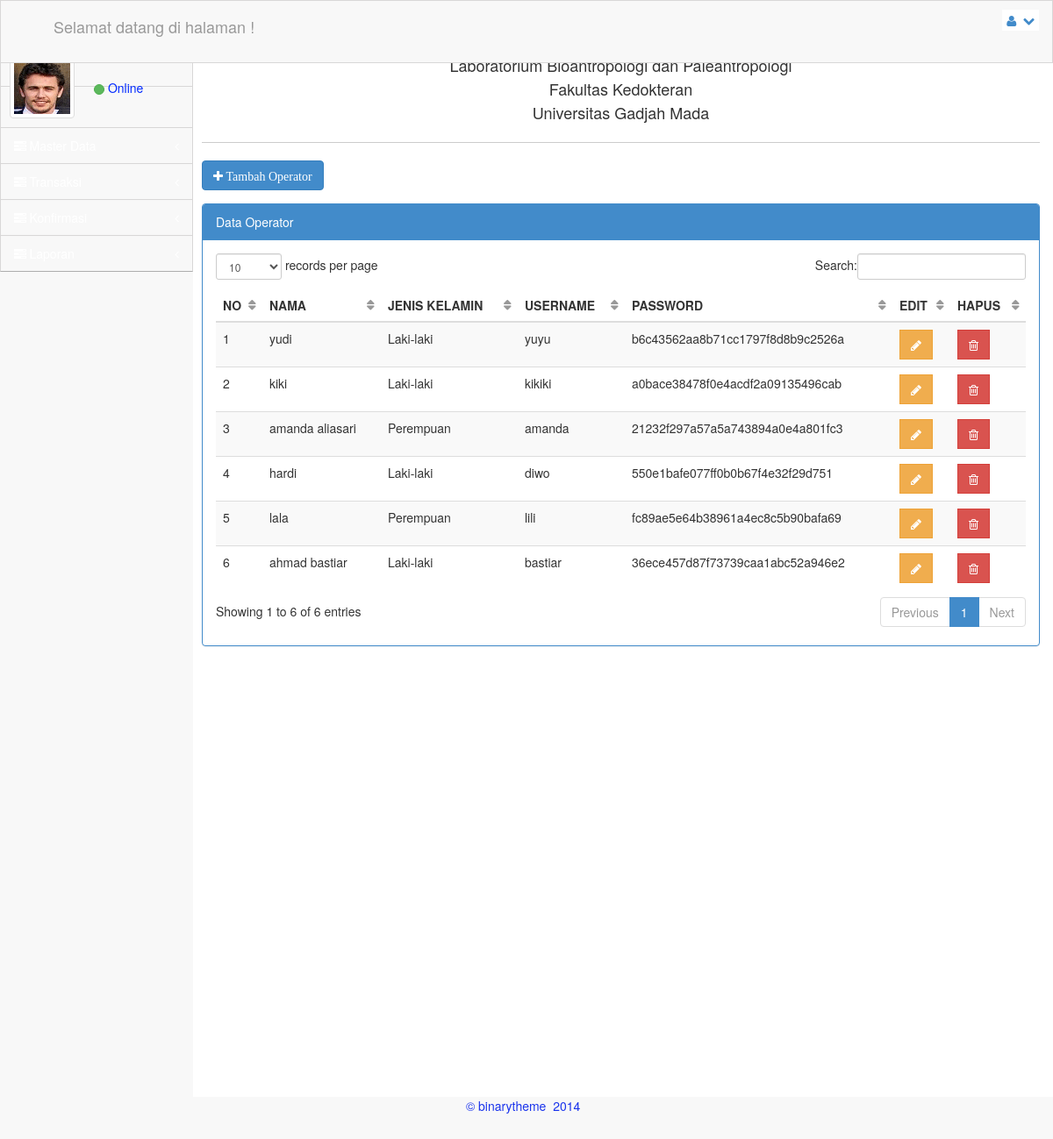
Screenshot of /menejemen/admin/operator.php with the database file from the repository.
### tables this page shows
CREATE TABLE IF NOT EXISTS `ref_menu` (
`menu_id` tinyint(4) NOT NULL,
  `menu_name` varchar(30) NOT NULL,
  `menu_url` varchar(50) NOT NULL,
  `menu_parent` tinyint(4) NOT NULL
);

CREATE TABLE IF NOT EXISTS `ref_operator` (
`operator_id` tinyint(8) NOT NULL,
  `operator_name` varchar(25) DEFAULT NULL,
  `operator_gender` enum('Laki-laki','Perempuan') NOT NULL,
  `operator_username` varchar(8) DEFAULT NULL,
  `operator_password` char(32) DEFAULT NULL,
  `operator_login` enum('N','Y') DEFAULT NULL,
  `operator_hint_question` varchar(40) DEFAULT NULL,
  `operator_answer_question` varchar(30) DEFAULT NULL,
  `level_id_fk` tinyint(4) DEFAULT NULL
);

### menejemen/admin/operator.php (the view, shortened to what this page needs)
<!DOCTYPE html>
 <html lang="en">
<head>
    <link rel="stylesheet" href="assets/plugins/bootstrap/css/bootstrap.css" />
    <link rel="stylesheet" href="assets/css/main.css" />
    <link rel="stylesheet" href="assets/css/theme.css" />
    <link rel="stylesheet" href="assets/css/MoneAdmin.css" />
    <link rel="stylesheet" href="assets/plugins/Font-Awesome/css/font-awesome.css" />
    <link href="assets/plugins/dataTables/dataTables.bootstrap.css" rel="stylesheet" />
</head>
<body class="padTop53 " >
    <div id="wrap">
        <div id="top">
                <?php
                    include "../inc/inc-top-menu.php";
                ?>
        </div>
       <div id="left">
            <div class="media user-media well-small">
                <a class="user-link" href="#">
                    <img class="media-object img-thumbnail user-img" alt="User Picture" src="assets/img/user.gif" />
                </a>
                <br />
                <div class="media-body">
                <h5 class="media-heading"><?php echo $_SESSION['userName'];?></h5>
                    <ul class="list-unstyled user-info">
                        <li>
                             <a class="btn btn-success btn-xs btn-circle" style="width: 10px;height: 12px;"></a> Online
                        </li>
                    </ul>
                </div>
                <br />
            </div>
                    <ul id="menu" class="collapse">
                        <?php
                            include '../inc/inc-menu.php';
                        ?>
                    </ul>
        </div>
<div id="content">
    <div class="inner">
        <div class="row">
            <div class="col-lg-12">
                <center>
                    <h4 style="line-height:1.5em">
                        <?php
                            echo "Laboratorium Bioantropologi dan Paleantropologi </br>
                                Fakultas Kedokteran </br>
                                Universitas Gadjah Mada";
                            ?>
                    </h4>
                </center>
            </div>
        </div>
    <hr />
            <div class="row">
                <div class="col-sm-6">
                    <div class="form-group">
               			<a href="operator-add.php" class="btn btn-primary" align="right"><i class="icon-plus"> Tambah Operator</i></a></br>
               		</div>
                </div>
            </div>
            <div class="row">
                <div class="col-lg-12">
                    <div class="panel panel-primary">
                        <div class="panel-heading">
                            Data Operator
                        </div>
                            <div class="panel-body">
                            <form action="<?php $_SERVER['PHP_SELF']?>" method="post">
                            <div class="table-responsive">
                                <table class="table table-striped table-hover" id="dataTables-example" width="100%">
        <?php
        $per_hal = 10;
        $page = $_GET['page'];
            if(empty($page)){
                $page = 1;
            } else {
            }
        $start = ($page-1)*$per_hal;
        $var_check = "SELECT * from ref_operator join ref_level on ref_operator.level_id_fk=ref_level.level_id";
        $var_runcheck   = mysql_query($var_check);
        $var_jml_baris  = mysql_num_rows($var_runcheck);
        ?>
            <thead>
                <tr>
                    <th>NO</th>
                    <th>NAMA</th>
                    <th>JENIS KELAMIN</th>
                    <th>USERNAME</th>
                    <th>PASSWORD</th>
                    <th>EDIT</th>
                    <th>HAPUS</th>
                </tr>
            </thead>
        <?php
        if($var_jml_baris==0){?>
            <tr>
                <td align="center" colspan="8">Belum ada data</td>
            </tr>
        <?php
    }
        else{
        ?>
        <tbody>
        <?php
            $var_nomer=$start+1;
            while($var_data=mysql_fetch_array($var_runcheck)){
                $var_id         = $var_data['operator_id'];
                $var_nama       = $var_data['operator_name'];
                $var_jk         = $var_data['operator_gender'];
                $var_username   = $var_data['operator_username'];
                $var_password   = $var_data['operator_password'];
                ?>
                    <tr>
                        <td><?php echo $var_nomer++?></td>
                        <td><?php echo $var_nama?></td>
                        <td><?php echo $var_jk?></td>
                        <td><?php echo $var_username?></td>
                        <td><?php echo $var_password?></td>
                        <td>
                            <a href="operator-edit.php?id=<?php  echo $var_id?>" class="btn btn-warning btn-rect"><i class="icon-pencil icon-white"></i>
                            </a>
                        </td>
                        <td>
                            <a href="operator-delete.php?id=<?php  echo $var_id?>" class="btn btn-danger btn-rect"><i class="icon-trash icon-white"></i>
                            </a>
                        </td>
                    </tr>
            <?php
                }
            ?>
        </tbody>
<?php
    }
?>
                                    </table>
                                </div>
                            </form>
                        </div>
                    </div>
                </div>
            </div>
        </div>
    </div>
    <div id="footer">
        <p>&copy;  binarytheme &nbsp;2014 &nbsp;</p>
    </div>
</body>
</html>

### menejemen/inc/inc-menu.php (shortened to what this page needs)
<?php
$sqlmenu1="select menu_id, menu_name, menu_parent from ref_menu where menu_parent = 0";
$resultmenu1=mysql_query($sqlmenu1);
while($datamenu1=mysql_fetch_array($resultmenu1)){
    $varMenuId=$datamenu1['menu_id'];
    $varMenuParent=$datamenu1['menu_parent'];?>
    <li class="panel" >
    <a href="#" data-toggle="collapse" data-target=".collapse-<?php echo $varMenuId; ?>" style="color: white;">
        <i class="icon-tasks"> </i>
        <span class="pull-right">
            <i class="icon-angle-left"></i>
        </span>
    </a>
    </li>
<?php
}
?>

### menejemen/admin/assets/css/main.css (style rules this page uses)
#wrap { margin: 0 auto; }
#footer { height: 48px; background-color: #222222; }
@media (min-width: 768px) { html, body { height: 100%; } }
@media (min-width: 768px) { #wrap { height: auto !important; height: 100%; min-height: 100%; padding: 0 0 48px; margin-bottom: -48px; } }
body.padTop53 { padding-top: 75px; overflow: visible; }
@media (min-width: 802px) { body.padTop53 { padding-top: 51px; } }
#wrap:before, #top:before, .head:before, #footer:before, #wrap:after, #top:after, .head:after, #footer:after { display: table; content: " "; }
#wrap:after, #top:after, .head:after, #footer:after { clear: both; }
#wrap { background-color: #f8f8f8; }
@media (min-width: 768px) { #left { position: relative; float: left; width: 100px; } }
@media (min-width: 768px) { #content { margin-left: 100px; } }
@media (min-width: 768px) { #left { margin-bottom: -10px; } }
@media (min-width: 992px) { #left { width: 220px; } }
@media (min-width: 992px) { #content { margin-left: 220px; } }
.user-media { display: none; color:#0029FF; border-right:1px solid rgb(216, 215, 215); border-left:1px solid rgb(216, 215, 215); }
@media (min-width: 768px) { .user-media { display: block; } }
@media (min-width: 768px) { .user-media .media-body { display: none; } }
@media (min-width: 768px) { .user-media .user-link { position: relative; display: block; margin-right: auto; margin-left: auto; } }
@media (min-width: 768px) { .user-media .user-link .user-img { margin: 10px auto; } }
@media (min-width: 992px) { .user-media .user-link { float: left; } }
@media (min-width: 992px) { .user-media .user-link .user-img { margin: 10px; } }
@media (min-width: 992px) { .user-media .media-body { display: block; float: left; margin-left: 12px; } }
@media (min-width: 992px) { .user-media .media-body h5.media-heading { font-size: 18px; padding-top: 8px; margin-bottom: 11px; color: #050505; font-weight: bolder; } }
#menu { position: relative; overflow: hidden; border-right:1px solid rgb(216, 215, 215); border-left:1px solid rgb(216, 215, 215); background-color:#f8f8f8; border-bottom: 1px solid rgba(0, 0, 0, 0.3); -webkit-box-shadow: 0 1px 0 rgba(255, 255, 255, 0.05); box-shadow: 0 1px 0 rgba(255, 255, 255, 0.05); }
#menu, #menu ul { padding: 0; margin: 0; list-style: none; }
@media (min-width: 768px) { #menu.collapse { display: inherit !important; } }
#menu > li { position: relative; display: block; margin: 0; border-width: 0; border-radius: 0; }
#menu > li > a { position: relative; display: block; padding: 10px 15px; color: #1933EC; border-top:1px solid rgb(216, 215, 215); }
#menu > li.panel { background-color: transparent; }
#menu li > a { text-decoration: none; }
@media (min-width: 768px) { .mini-sidebar #menu > li > a, #menu > li > a { text-align: center; } }
@media (min-width: 768px) { .mini-sidebar #menu > li > a > i, #menu > li > a > i { display: block; font-size: 20px; } }
@media (min-width: 768px) { #menu:after, .mini-sidebar #menu:after { position: absolute; top: 0; right: 0; bottom: 0; left: 0; display: block; width: 0; -webkit-box-shadow: 97px 1px 5px 2px rgba(0, 0, 0, 0.6); box-shadow: 97px 1px 5px 2px rgba(0, 0, 0, 0.6); } }
@media (min-width: 992px) { #menu > li > a { text-align: left; } }
@media (min-width: 992px) { #menu > li > a > i { display: inline; font-size: 14px; } }
@media (min-width: 992px) { #menu:after { -webkit-box-shadow: 217px 1px 5px 2px rgba(0, 0, 0, 0.6); box-shadow: 217px 1px 5px 2px rgba(0, 0, 0, 0.6); } }
#content { -webkit-transition: margin 0.4s; transition: margin 0.4s; }
.inner { position: relative; min-height: 1px; padding-right: 15px; padding-left: 10px; background: #fff; border: 0px solid #e4e4e4; min-height:1200px; }
@media (min-width: 768px) { .inner { float: left; width: 100%; } }
.inner .row { margin-right: -15px; margin-left: -15px; }
#footer { margin: 0 auto; color: #1933EC; background-color:#f8f8f8; border:1px solid rgb(216, 215, 215); }
#footer p { padding: 12px 0 0; text-align: center; }
.btn-circle { width: 40px; height: 40px; padding: 8px 10px; border-radius: 500px; }
.btn-circle.btn-xs { width: 20px; height: 20px; padding: 0 5px; }
.btn-rect { border-radius: 0 !important; }
.inner hr { margin-top: 10px; border-top-color: #ccc; }

### rows the page displays
ref_operator: operator_name "yudi", operator_gender "Laki-laki", operator_username "yuyu", operator_password "b6c43562aa8b71cc1797f8d8b9c2526a"
ref_operator: operator_name "kiki", operator_gender "Laki-laki", operator_username "kikiki", operator_password "a0bace38478f0e4acdf2a09135496cab"
ref_operator: operator_name "amanda aliasari", operator_gender "Perempuan", operator_username "amanda", operator_password "21232f297a57a5a743894a0e4a801fc3"
ref_operator: operator_name "hardi", operator_gender "Laki-laki", operator_username "diwo", operator_password "550e1bafe077ff0b0b67f4e32f29d751"
ref_operator: operator_name "lala", operator_gender "Perempuan", operator_username "lili", operator_password "fc89ae5e64b38961a4ec8c5b90bafa69"
ref_operator: operator_name "ahmad bastiar", operator_gender "Laki-laki", operator_username "bastiar", operator_password "36ece457d87f73739caa1abc52a946e2"
